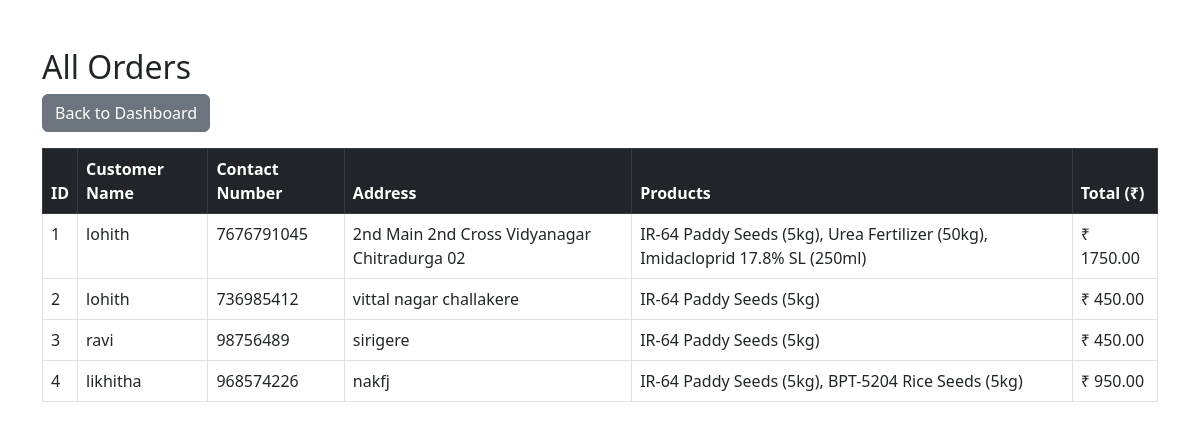
/admin/orders (signed in), run on the app's committed database.
### app.py (models this page shows)
class Order(db.Model):
    id = db.Column(db.Integer, primary_key=True)
    customer_name = db.Column(db.String(100), nullable=False)
    contact_number = db.Column(db.String(20), nullable=False)
    address = db.Column(db.Text, nullable=False)
    products = db.Column(db.Text, nullable=False)
    total_amount = db.Column(db.Float, nullable=False)

### app.py (the view)
@app.route('/admin/orders')
def view_orders():
    if 'admin' not in session:
        return redirect(url_for('admin_login'))
    orders = Order.query.all()
    return render_template('view_orders.html', orders=orders)

### templates/view_orders.html (shortened to what this page needs)
<!DOCTYPE html>
<html>
<head>
    <link href="https://cdn.jsdelivr.net/npm/bootstrap@5.3.0/dist/css/bootstrap.min.css" rel="stylesheet">
</head>
<body>
<div class="container mt-5">
    <h2>All Orders</h2>
    <a href="{{ url_for('admin_dashboard') }}" class="btn btn-secondary mb-3">Back to Dashboard</a>
    {% if orders %}
    <table class="table table-bordered">
        <thead class="table-dark">
            <tr>
                <th>ID</th>
                <th>Customer Name</th>
                <th>Contact Number</th>
                <th>Address</th>
                <th>Products</th>
                <th>Total (₹)</th>
            </tr>
        </thead>
        <tbody>
            {% for order in orders %}
            <tr>
                <td>{{ order.id }}</td>
                <td>{{ order.customer_name }}</td>
                <td>{{ order.contact_number }}</td>
                <td>{{ order.address }}</td>
                <td>{{ order.products }}</td>
                <td>₹ {{ "%.2f"|format(order.total_amount) }}</td>
            </tr>
            {% endfor %}
        </tbody>
    </table>
    {% else %}
    <p>No orders yet.</p>
    {% endif %}
</div>
</body>
</html>

### data on the page
Order: id "1", customer_name "lohith", contact_number "7676791045", address "2nd Main 2nd Cross Vidyanagar Chitradurga 02", products "IR-64 Paddy Seeds (5kg), Urea Fertilizer (50kg), Imidacloprid 17.8% SL (250ml)", total_amount "1750.00"
Order: id "2", customer_name "lohith", contact_number "736985412", address "vittal nagar challakere", products "IR-64 Paddy Seeds (5kg)", total_amount "450.00"
Order: id "3", customer_name "ravi", contact_number "98756489", address "sirigere", products "IR-64 Paddy Seeds (5kg)", total_amount "450.00"
Order: id "4", customer_name "likhitha", contact_number "968574226", address "nakfj", products "IR-64 Paddy Seeds (5kg), BPT-5204 Rice Seeds (5kg)", total_amount "950.00"
